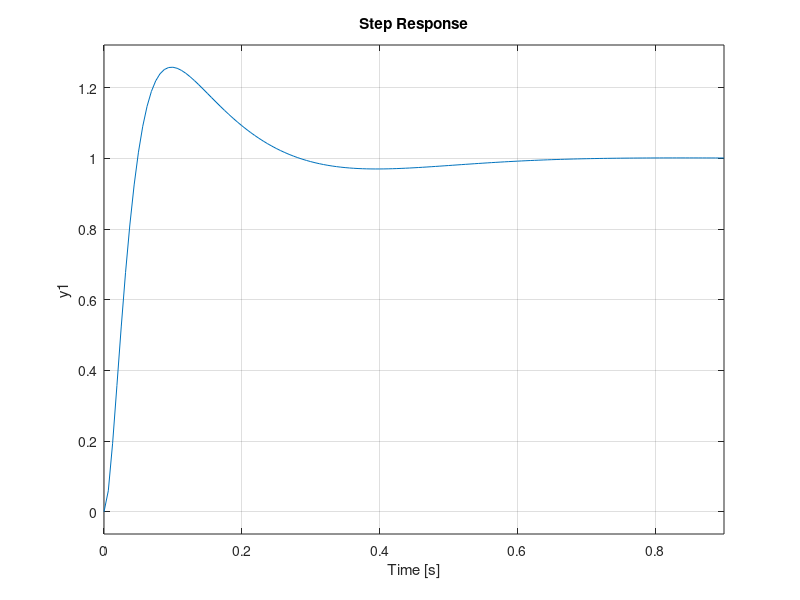

Here is the MATLAB script that generated this plot:
close all, clear all, clc
% MOTOR 4
warning('off', 'all')
%% Define parameters
n = 5; %Gearbox ratio
J1 = 1.8e-5; %Load inertia 1
J2 = 1.8e-5; %Load inertia 2
Vmax = 24; %Supply voltage
Vmin = -24; %Supply voltage
Imax = 430e-3; %Maximum current
V_i = Vmax;
V_w = Vmax;
sim_v = Vmax;
% Set up generic simulation parameters, change when using sine input or
% karnop
F_c = 1e-3;
d_v = 1;
enable_sin = 1;
enable_karnop = 1;
sim_sin_amp = 1;
sim_sin_freq = 1;
sim_quantization_interval = 0;
sim_zoh_sample_time = 0;
r0 = 0;     % Filter coefficient in controller model
% Motor parameters
motor_pars = struct(); % Create empty struct for motor
motor_pars.R = 112; % Terminal resistance [Ohm]
motor_pars.L = 11.4e-3;    % Terminal inductance [H]
motor_pars.d = 3.8e-6; %Viscous friction in brushes
motor_pars.k = 69.7e-3;    % Torque constant [Nm/A]
motor_pars.J = 7.46e-7;  % Rotor inertia

motor = motor_pars;
Ts = 0.002

 J1 = 0.0006;  % Load inertia (separated from motor inertia
 motor.d = 1e-5; % Measured at amplitude 24
 F_c_upper = 1.5e-3; % Upper static friction limit
 F_c_lower = 1.5e-3; % Lower static friction limit
 F_c = 1.5e-3;

Jtot = motor.J + J1/n^2;

%% 1.2: Model Following Control: Level 1
%       Position Controller
close all;
s = tf('s');
Go = tf([motor.k/(motor.R*Jtot)], [1 (motor.d/Jtot + motor.k^2/(motor.R*Jtot))])

% Transfer of motor without indctance
Go_p = Go*1/s


% Parameters for Maple
a_p = Go_p.num{1}(3);
b_p = Go_p.den{1}(2);

% Error feedback
% Place poles
omega1 = 10;
omega2 = 50;

Zeta1 = 0.7;
Zeta2 = 1;

r0 = 2*Zeta1*omega1+2*Zeta2*omega2-b_p;
s0 = omega1^2*omega2^2/a_p;
s1 = 2*omega1*omega2*(Zeta1*omega2+Zeta2*omega1)/a_p;
s2 = (4*Zeta1*Zeta2*omega1*omega2-2*Zeta1*b_p*omega1-2*Zeta2*b_p*omega2+b_p^2+omega1^2+omega2^2)/a_p;

% Controller parameters, PID controller
S_vector_p = [s2 s1 s0];
R_vector_p = [1 r0 0];

% Controller tf
F_p = tf(S_vector_p, R_vector_p);
disp('Error feedback closed loop')
Gc_error_p = minreal(F_p*Go_p/(1 + F_p*Go_p))

figure
step(Gc_error_p)

%% Finding Max acceleration and velocity

vmax = 252;
amax = 369;
amin = -amax;
rs = 100;
t1 = sqrt(rs/amax)
t2 = t1
t3 = t1+t2
